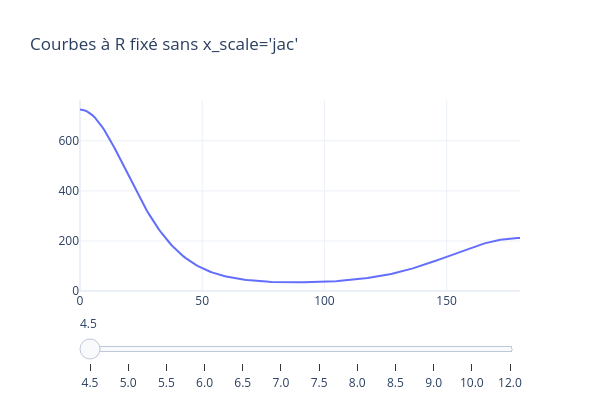
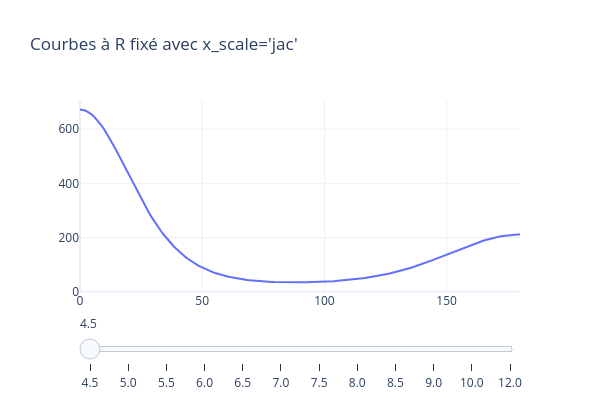

Write notebook code for charts like these, in order.
### Code cell
R_vals = np.array([4.5,5.0,5.5,6.0,6.5,7.0,7.5,8.0,8.5,9.0,10.0,12.0])
x = np.linspace(0, 180, 180)
plot_interactif(V_opt, params_opt_ls, R_vals, x, Ar,
                fixed_col="R", x_col="Theta", y_col="Energy_mEh",
                title="Courbes à R fixé sans x_scale='jac'")
plot_interactif(V_opt, params_opt_ls_jac, R_vals, x, Ar,
                fixed_col="R", x_col="Theta", y_col="Energy_mEh",
                title="Courbes à R fixé avec x_scale='jac'")

### Figure 1 — Plotly figure (JSON) as saved in the notebook; plotly's stock layout.template omitted (floating-point values rounded to 4 significant figures; data arrays with more than 128 entries replaced by an {"elided": "..."} marker saying what was removed)
{"data": [{"mode": "lines", "name": "Modèle", "type": "scatter", "visible": true, "x": {"elided": "180 float values"}, "y": {"elided": "180 float values"}}, {"mode": "markers", "name": "Données", "type": "scatter", "visible": true, "x": [], "y": []}, {"mode": "lines", "name": "Modèle", "type": "scatter", "visible": false, "x": {"elided": "180 float values"}, "y": {"elided": "180 float values"}}, {"mode": "markers", "name": "Données", "type": "scatter", "visible": false, "x": [80.0, 90.0, 100.0], "y": [13.3, 12.67, 13.57]}, {"mode": "lines", "name": "Modèle", "type": "scatter", "visible": false, "x": {"elided": "180 float values"}, "y": {"elided": "180 float values"}}, {"mode": "markers", "name": "Données", "type": "scatter", "visible": false, "x": [60.0, 80.0, 90.0, 100.0, 120.0], "y": [8.193, 4.201, 3.923, 4.239, 7.092]}, {"mode": "lines", "name": "Modèle", "type": "scatter", "visible": false, "x": {"elided": "180 float values"}, "y": {"elided": "180 float values"}}, {"mode": "markers", "name": "Données", "type": "scatter", "visible": false, "x": [40.0, 60.0, 80.0, 90.0, 100.0, 120.0, 140.0, 160.0], "y": [9.685, 2.248, 0.78, 0.6841, 0.7876, 1.807, 4.729, 9.284]}, {"mode": "lines", "name": "Modèle", "type": "scatter", "visible": false, "x": {"elided": "180 float values"}, "y": {"elided": "180 float values"}}, {"mode": "markers", "name": "Données", "type": "scatter", "visible": false, "x": [20.0, 40.0, 60.0, 80.0, 90.0, 100.0, 120.0, 140.0, 160.0, 180.0], "y": [10.76, 2.752, 0.0984, -0.3333, -0.3519, -0.3234, -0.0172, 0.9877, 2.639, 3.561]}, {"mode": "lines", "name": "Modèle", "type": "scatter", "visible": false, "x": {"elided": "180 float values"}, "y": {"elided": "180 float values"}}, {"mode": "markers", "name": "Données", "type": "scatter", "visible": false, "x": [0.0, 20.0, 40.0, 60.0, 80.0, 90.0, 95.0, 100.0, 105.0, 120.0, 140.0, 160.0, 180.0], "y": [5.216, 2.908, 0.2404, -0.5243, -0.5763, -0.5679, -0.5659, -0.5642, -0.5608, -0.5128, -0.2355, 0.2932, 0.6012]}, {"mode": "lines", "name": "Modèle", "type": "scatter", "visible": false, "x": {"elided": "180 float values"}, "y": {"elided": "180 float values"}}, {"mode": "markers", "name": "Données", "type": "scatter", "visible": false, "x": [0.0, 20.0, 40.0, 50.0, 55.0, 60.0, 80.0, 90.0, 100.0, 120.0, 140.0, 160.0, 180.0], "y": [0.8517, 0.1951, -0.4983, -0.5935, -0.6008, -0.5938, -0.5312, -0.5169, -0.5194, -0.5462, -0.5195, -0.3979, -0.3166]}, {"mode": "lines", "name": "Modèle", "type": "scatter", "visible": false, "x": {"elided": "180 float values"}, "y": {"elided": "180 float values"}}, {"mode": "markers", "name": "Données", "type": "scatter", "visible": false, "x": [0.0, 20.0, 40.0, 60.0, 80.0, 90.0, 100.0, 120.0, 140.0, 160.0, 180.0], "y": [-0.4431, -0.5514, -0.5956, -0.4981, -0.4183, -0.4048, -0.4082, -0.4492, -0.494, -0.5039, -0.4986]}, {"mode": "lines", "name": "Modèle", "type": "scatter", "visible": false, "x": {"elided": "180 float values"}, "y": {"elided": "180 float values"}}, {"mode": "markers", "name": "Données", "type": "scatter", "visible": false, "x": [0.0, 20.0, 40.0, 60.0, 80.0, 90.0, 100.0, 120.0, 140.0, 160.0, 180.0], "y": [-0.6688, -0.6259, -0.5029, -0.3784, -0.3094, -0.2991, -0.3019, -0.3388, -0.3929, -0.4348, -0.4489]}, {"mode": "lines", "name": "Modèle", "type": "scatter", "visible": false, "x": {"elided": "180 float values"}, "y": {"elided": "180 float values"}}, {"mode": "markers", "name": "Données", "type": "scatter", "visible": false, "x": [0.0, 20.0, 40.0, 60.0, 80.0, 90.0, 100.0, 120.0, 140.0, 160.0, 180.0], "y": [-0.5832, -0.5152, -0.3807, -0.2756, -0.2232, -0.2159, -0.2187, -0.247, -0.2928, -0.3338, -0.3496]}, {"mode": "lines", "name": "Modèle", "type": "scatter", "visible": false, "x": {"elided": "180 float values"}, "y": {"elided": "180 float values"}}, {"mode": "markers", "name": "Données", "type": "scatter", "visible": false, "x": [0.0, 20.0, 40.0, 60.0, 80.0, 90.0, 100.0, 120.0, 140.0, 160.0, 180.0], "y": [-0.3155, -0.274, -0.1981, -0.1427, -0.117, -0.1134, -0.1149, -0.1292, -0.155, -0.1785, -0.1884]}, {"mode": "lines", "name": "Modèle", "type": "scatter", "visible": false, "x": {"elided": "180 float values"}, "y": {"elided": "180 float values"}}, {"mode": "markers", "name": "Données", "type": "scatter", "visible": false, "x": [0.0, 20.0, 40.0, 60.0, 80.0, 90.0, 100.0, 120.0, 140.0, 160.0, 180.0], "y": [-0.0831, -0.0742, -0.0568, -0.0431, -0.0365, -0.0356, -0.0362, -0.0405, -0.0475, -0.054, -0.0569]}], "layout": {"height": 400, "sliders": [{"steps": [{"args": [{"visible": [true, true, false, false, false, false, false, false, false, false, false, false, false, false, false, false, false, false, false, false, false, false, false, false]}, {"title": "R = 4.5"}], "label": "4.5", "method": "update"}, {"args": [{"visible": [false, false, true, true, false, false, false, false, false, false, false, false, false, false, false, false, false, false, false, false, false, false, false, false]}, {"title": "R = 5.0"}], "label": "5.0", "method": "update"}, {"args": [{"visible": [false, false, false, false, true, true, false, false, false, false, false, false, false, false, false, false, false, false, false, false, false, false, false, false]}, {"title": "R = 5.5"}], "label": "5.5", "method": "update"}, {"args": [{"visible": [false, false, false, false, false, false, true, true, false, false, false, false, false, false, false, false, false, false, false, false, false, false, false, false]}, {"title": "R = 6.0"}], "label": "6.0", "method": "update"}, {"args": [{"visible": [false, false, false, false, false, false, false, false, true, true, false, false, false, false, false, false, false, false, false, false, false, false, false, false]}, {"title": "R = 6.5"}], "label": "6.5", "method": "update"}, {"args": [{"visible": [false, false, false, false, false, false, false, false, false, false, true, true, false, false, false, false, false, false, false, false, false, false, false, false]}, {"title": "R = 7.0"}], "label": "7.0", "method": "update"}, {"args": [{"visible": [false, false, false, false, false, false, false, false, false, false, false, false, true, true, false, false, false, false, false, false, false, false, false, false]}, {"title": "R = 7.5"}], "label": "7.5", "method": "update"}, {"args": [{"visible": [false, false, false, false, false, false, false, false, false, false, false, false, false, false, true, true, false, false, false, false, false, false, false, false]}, {"title": "R = 8.0"}], "label": "8.0", "method": "update"}, {"args": [{"visible": [false, false, false, false, false, false, false, false, false, false, false, false, false, false, false, false, true, true, false, false, false, false, false, false]}, {"title": "R = 8.5"}], "label": "8.5", "method": "update"}, {"args": [{"visible": [false, false, false, false, false, false, false, false, false, false, false, false, false, false, false, false, false, false, true, true, false, false, false, false]}, {"title": "R = 9.0"}], "label": "9.0", "method": "update"}, {"args": [{"visible": [false, false, false, false, false, false, false, false, false, false, false, false, false, false, false, false, false, false, false, false, true, true, false, false]}, {"title": "R = 10.0"}], "label": "10.0", "method": "update"}, {"args": [{"visible": [false, false, false, false, false, false, false, false, false, false, false, false, false, false, false, false, false, false, false, false, false, false, true, true]}, {"title": "R = 12.0"}], "label": "12.0", "method": "update"}]}], "title": {"text": "Courbes à R fixé sans x_scale='jac'"}, "uirevision": true, "width": 600}}

### Figure 2 — Plotly figure (JSON) as saved in the notebook; plotly's stock layout.template omitted (floating-point values rounded to 4 significant figures; data arrays with more than 128 entries replaced by an {"elided": "..."} marker saying what was removed)
{"data": [{"mode": "lines", "name": "Modèle", "type": "scatter", "visible": true, "x": {"elided": "180 float values"}, "y": {"elided": "180 float values"}}, {"mode": "markers", "name": "Données", "type": "scatter", "visible": true, "x": [], "y": []}, {"mode": "lines", "name": "Modèle", "type": "scatter", "visible": false, "x": {"elided": "180 float values"}, "y": {"elided": "180 float values"}}, {"mode": "markers", "name": "Données", "type": "scatter", "visible": false, "x": [80.0, 90.0, 100.0], "y": [13.3, 12.67, 13.57]}, {"mode": "lines", "name": "Modèle", "type": "scatter", "visible": false, "x": {"elided": "180 float values"}, "y": {"elided": "180 float values"}}, {"mode": "markers", "name": "Données", "type": "scatter", "visible": false, "x": [60.0, 80.0, 90.0, 100.0, 120.0], "y": [8.193, 4.201, 3.923, 4.239, 7.092]}, {"mode": "lines", "name": "Modèle", "type": "scatter", "visible": false, "x": {"elided": "180 float values"}, "y": {"elided": "180 float values"}}, {"mode": "markers", "name": "Données", "type": "scatter", "visible": false, "x": [40.0, 60.0, 80.0, 90.0, 100.0, 120.0, 140.0, 160.0], "y": [9.685, 2.248, 0.78, 0.6841, 0.7876, 1.807, 4.729, 9.284]}, {"mode": "lines", "name": "Modèle", "type": "scatter", "visible": false, "x": {"elided": "180 float values"}, "y": {"elided": "180 float values"}}, {"mode": "markers", "name": "Données", "type": "scatter", "visible": false, "x": [20.0, 40.0, 60.0, 80.0, 90.0, 100.0, 120.0, 140.0, 160.0, 180.0], "y": [10.76, 2.752, 0.0984, -0.3333, -0.3519, -0.3234, -0.0172, 0.9877, 2.639, 3.561]}, {"mode": "lines", "name": "Modèle", "type": "scatter", "visible": false, "x": {"elided": "180 float values"}, "y": {"elided": "180 float values"}}, {"mode": "markers", "name": "Données", "type": "scatter", "visible": false, "x": [0.0, 20.0, 40.0, 60.0, 80.0, 90.0, 95.0, 100.0, 105.0, 120.0, 140.0, 160.0, 180.0], "y": [5.216, 2.908, 0.2404, -0.5243, -0.5763, -0.5679, -0.5659, -0.5642, -0.5608, -0.5128, -0.2355, 0.2932, 0.6012]}, {"mode": "lines", "name": "Modèle", "type": "scatter", "visible": false, "x": {"elided": "180 float values"}, "y": {"elided": "180 float values"}}, {"mode": "markers", "name": "Données", "type": "scatter", "visible": false, "x": [0.0, 20.0, 40.0, 50.0, 55.0, 60.0, 80.0, 90.0, 100.0, 120.0, 140.0, 160.0, 180.0], "y": [0.8517, 0.1951, -0.4983, -0.5935, -0.6008, -0.5938, -0.5312, -0.5169, -0.5194, -0.5462, -0.5195, -0.3979, -0.3166]}, {"mode": "lines", "name": "Modèle", "type": "scatter", "visible": false, "x": {"elided": "180 float values"}, "y": {"elided": "180 float values"}}, {"mode": "markers", "name": "Données", "type": "scatter", "visible": false, "x": [0.0, 20.0, 40.0, 60.0, 80.0, 90.0, 100.0, 120.0, 140.0, 160.0, 180.0], "y": [-0.4431, -0.5514, -0.5956, -0.4981, -0.4183, -0.4048, -0.4082, -0.4492, -0.494, -0.5039, -0.4986]}, {"mode": "lines", "name": "Modèle", "type": "scatter", "visible": false, "x": {"elided": "180 float values"}, "y": {"elided": "180 float values"}}, {"mode": "markers", "name": "Données", "type": "scatter", "visible": false, "x": [0.0, 20.0, 40.0, 60.0, 80.0, 90.0, 100.0, 120.0, 140.0, 160.0, 180.0], "y": [-0.6688, -0.6259, -0.5029, -0.3784, -0.3094, -0.2991, -0.3019, -0.3388, -0.3929, -0.4348, -0.4489]}, {"mode": "lines", "name": "Modèle", "type": "scatter", "visible": false, "x": {"elided": "180 float values"}, "y": {"elided": "180 float values"}}, {"mode": "markers", "name": "Données", "type": "scatter", "visible": false, "x": [0.0, 20.0, 40.0, 60.0, 80.0, 90.0, 100.0, 120.0, 140.0, 160.0, 180.0], "y": [-0.5832, -0.5152, -0.3807, -0.2756, -0.2232, -0.2159, -0.2187, -0.247, -0.2928, -0.3338, -0.3496]}, {"mode": "lines", "name": "Modèle", "type": "scatter", "visible": false, "x": {"elided": "180 float values"}, "y": {"elided": "180 float values"}}, {"mode": "markers", "name": "Données", "type": "scatter", "visible": false, "x": [0.0, 20.0, 40.0, 60.0, 80.0, 90.0, 100.0, 120.0, 140.0, 160.0, 180.0], "y": [-0.3155, -0.274, -0.1981, -0.1427, -0.117, -0.1134, -0.1149, -0.1292, -0.155, -0.1785, -0.1884]}, {"mode": "lines", "name": "Modèle", "type": "scatter", "visible": false, "x": {"elided": "180 float values"}, "y": {"elided": "180 float values"}}, {"mode": "markers", "name": "Données", "type": "scatter", "visible": false, "x": [0.0, 20.0, 40.0, 60.0, 80.0, 90.0, 100.0, 120.0, 140.0, 160.0, 180.0], "y": [-0.0831, -0.0742, -0.0568, -0.0431, -0.0365, -0.0356, -0.0362, -0.0405, -0.0475, -0.054, -0.0569]}], "layout": {"height": 400, "sliders": [{"steps": [{"args": [{"visible": [true, true, false, false, false, false, false, false, false, false, false, false, false, false, false, false, false, false, false, false, false, false, false, false]}, {"title": "R = 4.5"}], "label": "4.5", "method": "update"}, {"args": [{"visible": [false, false, true, true, false, false, false, false, false, false, false, false, false, false, false, false, false, false, false, false, false, false, false, false]}, {"title": "R = 5.0"}], "label": "5.0", "method": "update"}, {"args": [{"visible": [false, false, false, false, true, true, false, false, false, false, false, false, false, false, false, false, false, false, false, false, false, false, false, false]}, {"title": "R = 5.5"}], "label": "5.5", "method": "update"}, {"args": [{"visible": [false, false, false, false, false, false, true, true, false, false, false, false, false, false, false, false, false, false, false, false, false, false, false, false]}, {"title": "R = 6.0"}], "label": "6.0", "method": "update"}, {"args": [{"visible": [false, false, false, false, false, false, false, false, true, true, false, false, false, false, false, false, false, false, false, false, false, false, false, false]}, {"title": "R = 6.5"}], "label": "6.5", "method": "update"}, {"args": [{"visible": [false, false, false, false, false, false, false, false, false, false, true, true, false, false, false, false, false, false, false, false, false, false, false, false]}, {"title": "R = 7.0"}], "label": "7.0", "method": "update"}, {"args": [{"visible": [false, false, false, false, false, false, false, false, false, false, false, false, true, true, false, false, false, false, false, false, false, false, false, false]}, {"title": "R = 7.5"}], "label": "7.5", "method": "update"}, {"args": [{"visible": [false, false, false, false, false, false, false, false, false, false, false, false, false, false, true, true, false, false, false, false, false, false, false, false]}, {"title": "R = 8.0"}], "label": "8.0", "method": "update"}, {"args": [{"visible": [false, false, false, false, false, false, false, false, false, false, false, false, false, false, false, false, true, true, false, false, false, false, false, false]}, {"title": "R = 8.5"}], "label": "8.5", "method": "update"}, {"args": [{"visible": [false, false, false, false, false, false, false, false, false, false, false, false, false, false, false, false, false, false, true, true, false, false, false, false]}, {"title": "R = 9.0"}], "label": "9.0", "method": "update"}, {"args": [{"visible": [false, false, false, false, false, false, false, false, false, false, false, false, false, false, false, false, false, false, false, false, true, true, false, false]}, {"title": "R = 10.0"}], "label": "10.0", "method": "update"}, {"args": [{"visible": [false, false, false, false, false, false, false, false, false, false, false, false, false, false, false, false, false, false, false, false, false, false, true, true]}, {"title": "R = 12.0"}], "label": "12.0", "method": "update"}]}], "title": {"text": "Courbes à R fixé avec x_scale='jac'"}, "uirevision": true, "width": 600}}
